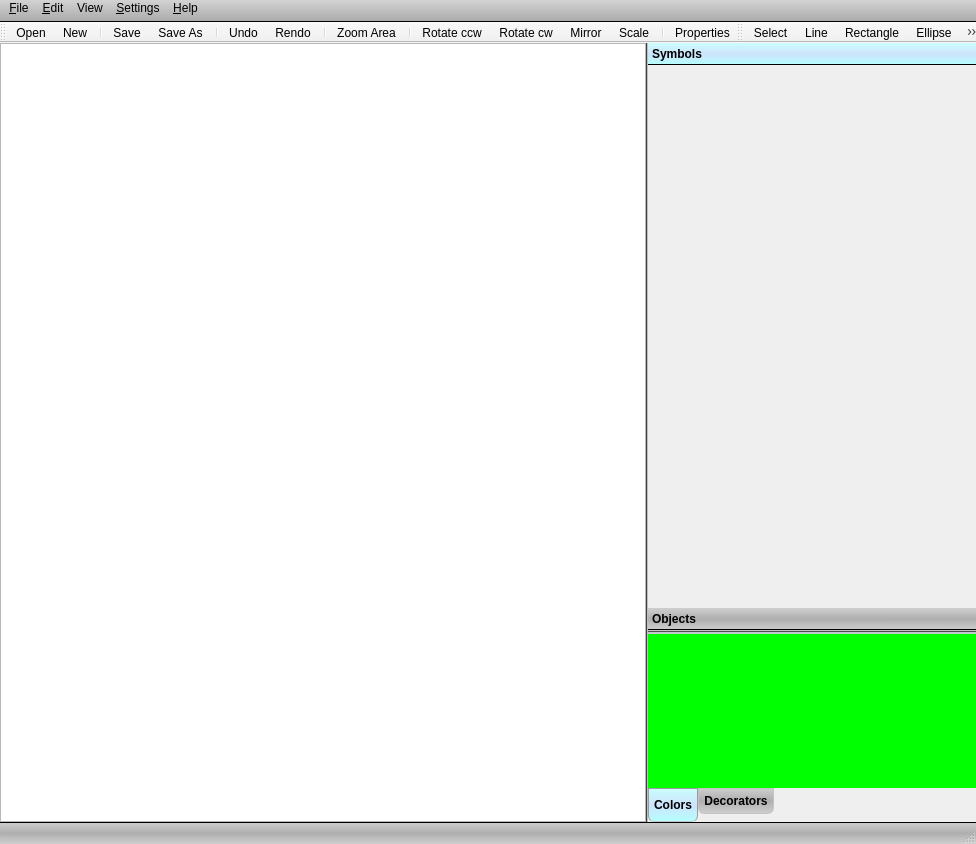
<?xml version="1.0" encoding="UTF-8"?>
<ui version="4.0">
 <class>MainWindow</class>
 <widget class="QMainWindow" name="MainWindow">
  <property name="geometry">
   <rect>
    <x>0</x>
    <y>0</y>
    <width>976</width>
    <height>844</height>
   </rect>
  </property>
  <property name="windowTitle">
   <string/>
  </property>
  <property name="windowIcon">
   <iconset resource="res.qrc">
    <normaloff>:/icons/res/logo.ico</normaloff>:/icons/res/logo.ico</iconset>
  </property>
  <property name="styleSheet">
   <string notr="true">QMenuBar {
 background-color: qlineargradient(x1:0, y1:0, x2:0, y2:1,stop:0 lightgray, stop:1 darkgray);
    spacing: 5px; /* spacing between menu bar items */
border-bottom:1px solid black;
}

QMenuBar::item {
    padding: 1px 4px;
    background: transparent;
    border-radius: 2px;
}

QMenuBar::item:selected { /* when selected using mouse or keyboard */
	background-color: rgb(162, 162, 162);
}

QMenuBar::item:pressed {
	background-color: rgb(241, 241, 241);
}

QMenu {
    background-color: #ABABAB; /* sets background of the menu */
    border: 1px solid black;
}

QMenu::item {
    /* sets background of menu item. set this to something non-transparent
        if you want menu color and menu item color to be different */
    background-color: transparent;
}

QMenu::item:selected { /* when user selects item using mouse or keyboard */
  /*  background-color: #654321;*/
	background-color: qlineargradient(spread:reflect, x1:0.523, y1:0, x2:0.522, y2:0.99322, stop:0 rgba(201, 255, 255, 239), stop:0.508772 rgba(197, 225, 255, 207), stop:0.997301 rgba(176, 255, 255, 236));
	color: rgb(0, 0, 0);
}

QToolBar {
    background-color: qlineargradient(x1:0, y1:0, x2:0, y2:1,
                                      stop:0 lightgray, stop:1 darkgray);
    spacing: 3px; /* spacing between items in the tool bar */
}

QSplitter::handle {
	background-color: qlineargradient(spread:pad, x1:0, y1:0, x2:1, y2:0, stop:0 rgba(0, 0, 0, 255), stop:1 rgba(255, 255, 255, 255));
}

QSplitter::handle:horizontal {
    width:2px;
	
}

QSplitter::handle:vertical {
    height:2px;
background-color: qlineargradient(spread:pad, x1:0.522, y1:1, x2:0.506, y2:0, stop:0 rgba(0, 0, 0, 236), stop:1 rgba(255, 255, 255, 255));
}

QSplitter::handle:pressed {
	background-color: black;

}


QToolBox::tab {
	background-color: qlineargradient(spread:reflect, x1:0.495, y1:0.505682, x2:0.494, y2:1, stop:0 rgba(168, 168, 168, 231), stop:1 rgba(199, 199, 199, 207));
border-bottom:1px solid black;
}

QToolBox::tab:selected {
	
	background-color: qlineargradient(spread:reflect, x1:0.523, y1:0, x2:0.522, y2:0.99322, stop:0 rgba(201, 255, 255, 239), stop:0.508772 rgba(197, 225, 255, 207), stop:0.997301 rgba(176, 255, 255, 236));
}

QStatusBar {
border-top:1px solid blak;
	background-color: qlineargradient(spread:reflect, x1:0.495, y1:0.505682, x2:0.494, y2:1, stop:0 rgba(168, 168, 168, 231), stop:1 rgba(199, 199, 199, 207));
}

QStatusBar::item {

}

QTabWidget::pane { /* The tab widget frame */
    border-top: 2px solid #C2C7CB;
}

QTabWidget::tab-bar {
    left: 0px; /* move to the right by 5px */
}

/* Style the tab using the tab sub-control. Note that
    it reads QTabBar _not_ QTabWidget */
QTabBar::tab {
	background-color: qlineargradient(spread:reflect, x1:0.495, y1:0.505682, x2:0.494, y2:1, stop:0 rgba(168, 168, 168, 231), stop:1 rgba(199, 199, 199, 207));
    border: 1px solid #C4C4C3;

    border-bottom-left-radius: 6px;
    border-bottom-right-radius: 6px;
    min-width: 20ex;
    padding:5px;
    margin-bottom:0px;
}

QTabBar::tab:selected, QTabBar::tab:hover {
	background-color: qlineargradient(spread:reflect, x1:0.523, y1:0, x2:0.522, y2:0.99322, stop:0 rgba(201, 255, 255, 239), stop:0.508772 rgba(197, 225, 255, 207), stop:0.997301 rgba(176, 255, 255, 236));
}

QTabBar::tab:selected {
    border-color: #9B9B9B;
    border-bottom-color: #C2C7CB; /* same as pane color */
}

QTabBar::tab:!selected {
    margin-bottom:8px; /* make non-selected tabs look smaller */
}

</string>
  </property>
  <widget class="QWidget" name="centralWidget">
   <layout class="QVBoxLayout" name="verticalLayout">
    <property name="spacing">
     <number>0</number>
    </property>
    <property name="leftMargin">
     <number>0</number>
    </property>
    <property name="topMargin">
     <number>0</number>
    </property>
    <property name="rightMargin">
     <number>0</number>
    </property>
    <property name="bottomMargin">
     <number>0</number>
    </property>
    <item>
     <widget class="QSplitter" name="splitter_2">
      <property name="sizePolicy">
       <sizepolicy hsizetype="Preferred" vsizetype="Preferred">
        <horstretch>0</horstretch>
        <verstretch>0</verstretch>
       </sizepolicy>
      </property>
      <property name="orientation">
       <enum>Qt::Horizontal</enum>
      </property>
      <widget class="SchView" name="schematicsViewer">
       <property name="minimumSize">
        <size>
         <width>400</width>
         <height>400</height>
        </size>
       </property>
      </widget>
      <widget class="QSplitter" name="splitter">
       <property name="sizePolicy">
        <sizepolicy hsizetype="Minimum" vsizetype="Expanding">
         <horstretch>0</horstretch>
         <verstretch>0</verstretch>
        </sizepolicy>
       </property>
       <property name="minimumSize">
        <size>
         <width>200</width>
         <height>0</height>
        </size>
       </property>
       <property name="maximumSize">
        <size>
         <width>400</width>
         <height>16777215</height>
        </size>
       </property>
       <property name="baseSize">
        <size>
         <width>200</width>
         <height>0</height>
        </size>
       </property>
       <property name="orientation">
        <enum>Qt::Vertical</enum>
       </property>
       <property name="childrenCollapsible">
        <bool>false</bool>
       </property>
       <widget class="QToolBox" name="toolBox">
        <property name="sizePolicy">
         <sizepolicy hsizetype="Minimum" vsizetype="Preferred">
          <horstretch>0</horstretch>
          <verstretch>0</verstretch>
         </sizepolicy>
        </property>
        <property name="minimumSize">
         <size>
          <width>200</width>
          <height>0</height>
         </size>
        </property>
        <property name="maximumSize">
         <size>
          <width>400</width>
          <height>16777215</height>
         </size>
        </property>
        <property name="font">
         <font>
          <bold>true</bold>
         </font>
        </property>
        <property name="currentIndex">
         <number>0</number>
        </property>
        <property name="tabSpacing">
         <number>1</number>
        </property>
        <widget class="QWidget" name="page">
         <property name="geometry">
          <rect>
           <x>0</x>
           <y>0</y>
           <width>363</width>
           <height>522</height>
          </rect>
         </property>
         <attribute name="label">
          <string>Symbols</string>
         </attribute>
        </widget>
        <widget class="QWidget" name="page_2">
         <property name="geometry">
          <rect>
           <x>0</x>
           <y>0</y>
           <width>363</width>
           <height>522</height>
          </rect>
         </property>
         <attribute name="label">
          <string>Objects</string>
         </attribute>
        </widget>
       </widget>
       <widget class="QTabWidget" name="tabWidget">
        <property name="sizePolicy">
         <sizepolicy hsizetype="Minimum" vsizetype="Expanding">
          <horstretch>0</horstretch>
          <verstretch>0</verstretch>
         </sizepolicy>
        </property>
        <property name="minimumSize">
         <size>
          <width>200</width>
          <height>0</height>
         </size>
        </property>
        <property name="maximumSize">
         <size>
          <width>400</width>
          <height>16777215</height>
         </size>
        </property>
        <property name="font">
         <font>
          <bold>true</bold>
         </font>
        </property>
        <property name="styleSheet">
         <string notr="true"/>
        </property>
        <property name="tabPosition">
         <enum>QTabWidget::South</enum>
        </property>
        <property name="tabShape">
         <enum>QTabWidget::Rounded</enum>
        </property>
        <property name="currentIndex">
         <number>0</number>
        </property>
        <property name="movable">
         <bool>true</bool>
        </property>
        <widget class="QWidget" name="tab">
         <property name="styleSheet">
          <string notr="true">background-color: rgb(0, 255, 0);</string>
         </property>
         <attribute name="title">
          <string>Colors</string>
         </attribute>
        </widget>
        <widget class="QWidget" name="tab2">
         <property name="styleSheet">
          <string notr="true">background-color: rgb(85, 170, 255);</string>
         </property>
         <attribute name="title">
          <string>Decorators</string>
         </attribute>
        </widget>
       </widget>
      </widget>
     </widget>
    </item>
   </layout>
  </widget>
  <widget class="QStatusBar" name="statusBar"/>
  <widget class="QMenuBar" name="menuBar">
   <property name="geometry">
    <rect>
     <x>0</x>
     <y>0</y>
     <width>976</width>
     <height>22</height>
    </rect>
   </property>
   <property name="minimumSize">
    <size>
     <width>0</width>
     <height>22</height>
    </size>
   </property>
   <widget class="QMenu" name="menu_File">
    <property name="title">
     <string>&amp;File</string>
    </property>
    <addaction name="actionNew"/>
    <addaction name="actionOpen"/>
    <addaction name="actionRecent"/>
    <addaction name="separator"/>
    <addaction name="actionSave"/>
    <addaction name="actionSave_as"/>
    <addaction name="separator"/>
    <addaction name="actionPrint"/>
    <addaction name="actionSave_image"/>
    <addaction name="separator"/>
    <addaction name="actionClose"/>
   </widget>
   <widget class="QMenu" name="menu_Edit">
    <property name="enabled">
     <bool>true</bool>
    </property>
    <property name="title">
     <string>&amp;Edit</string>
    </property>
    <addaction name="actionUndo"/>
    <addaction name="actionRendo"/>
    <addaction name="separator"/>
    <addaction name="actionCut"/>
    <addaction name="actionCopy"/>
    <addaction name="actionPaste"/>
    <addaction name="actionDelete"/>
    <addaction name="separator"/>
    <addaction name="actionSelect_All"/>
    <addaction name="separator"/>
    <addaction name="actionRotate_ccw"/>
    <addaction name="actionRotate_cw"/>
    <addaction name="actionMirror"/>
    <addaction name="actionScale"/>
    <addaction name="separator"/>
    <addaction name="actionroperties"/>
   </widget>
   <widget class="QMenu" name="menu_Tools">
    <property name="title">
     <string>&amp;Settings</string>
    </property>
    <addaction name="actionPreferences"/>
   </widget>
   <widget class="QMenu" name="menu_Help">
    <property name="title">
     <string>&amp;Help</string>
    </property>
    <addaction name="actionAbout"/>
   </widget>
   <widget class="QMenu" name="menuView">
    <property name="title">
     <string>View</string>
    </property>
    <addaction name="actionZoom_Area"/>
    <addaction name="actionAdjust_View"/>
    <addaction name="separator"/>
    <addaction name="actionToolBar"/>
    <addaction name="actionLateral_Panel"/>
   </widget>
   <addaction name="menu_File"/>
   <addaction name="menu_Edit"/>
   <addaction name="menuView"/>
   <addaction name="menu_Tools"/>
   <addaction name="menu_Help"/>
  </widget>
  <widget class="QToolBar" name="toolBar">
   <property name="windowTitle">
    <string>toolBar</string>
   </property>
   <attribute name="toolBarArea">
    <enum>TopToolBarArea</enum>
   </attribute>
   <attribute name="toolBarBreak">
    <bool>false</bool>
   </attribute>
   <addaction name="actionOpen"/>
   <addaction name="actionNew"/>
   <addaction name="separator"/>
   <addaction name="actionSave"/>
   <addaction name="actionSave_as"/>
   <addaction name="separator"/>
   <addaction name="actionUndo"/>
   <addaction name="actionRendo"/>
   <addaction name="separator"/>
   <addaction name="actionZoom_Area"/>
   <addaction name="separator"/>
   <addaction name="actionRotate_ccw"/>
   <addaction name="actionRotate_cw"/>
   <addaction name="actionMirror"/>
   <addaction name="actionScale"/>
   <addaction name="separator"/>
   <addaction name="actionroperties"/>
  </widget>
  <widget class="QToolBar" name="toolBar_2">
   <property name="windowTitle">
    <string>toolBar_2</string>
   </property>
   <attribute name="toolBarArea">
    <enum>TopToolBarArea</enum>
   </attribute>
   <attribute name="toolBarBreak">
    <bool>false</bool>
   </attribute>
   <addaction name="actionSelect"/>
   <addaction name="actionLine"/>
   <addaction name="actionRectangle"/>
   <addaction name="actionEllipse"/>
   <addaction name="actionPolygon"/>
   <addaction name="actionBezier"/>
   <addaction name="actionConnection"/>
   <addaction name="actionText"/>
  </widget>
  <action name="actionZoomIn">
   <property name="icon">
    <iconset resource="res.qrc">
     <normaloff>:/icons/res/zoomIn.ico</normaloff>:/icons/res/zoomIn.ico</iconset>
   </property>
   <property name="text">
    <string>ZoomIn</string>
   </property>
   <property name="toolTip">
    <string>Zoom In</string>
   </property>
  </action>
  <action name="actionZoomOut">
   <property name="icon">
    <iconset resource="res.qrc">
     <normaloff>:/icons/res/zoomOut.ico</normaloff>:/icons/res/zoomOut.ico</iconset>
   </property>
   <property name="text">
    <string>ZoomOut</string>
   </property>
   <property name="toolTip">
    <string>Zoom Out</string>
   </property>
  </action>
  <action name="actionRefreshArea">
   <property name="text">
    <string>RefreshArea</string>
   </property>
   <property name="toolTip">
    <string>RefreshArea</string>
   </property>
  </action>
  <action name="actionOpen">
   <property name="icon">
    <iconset resource="res.qrc">
     <normaloff>:/icons/res/document_open.ico</normaloff>:/icons/res/document_open.ico</iconset>
   </property>
   <property name="text">
    <string>Open</string>
   </property>
  </action>
  <action name="actionNew">
   <property name="icon">
    <iconset resource="res.qrc">
     <normaloff>:/icons/res/document_new.ico</normaloff>:/icons/res/document_new.ico</iconset>
   </property>
   <property name="text">
    <string>New</string>
   </property>
  </action>
  <action name="actionRecent">
   <property name="text">
    <string>Recent</string>
   </property>
  </action>
  <action name="actionSave">
   <property name="icon">
    <iconset resource="res.qrc">
     <normaloff>:/icons/res/save (2).ico</normaloff>:/icons/res/save (2).ico</iconset>
   </property>
   <property name="text">
    <string>Save</string>
   </property>
  </action>
  <action name="actionSave_as">
   <property name="icon">
    <iconset resource="res.qrc">
     <normaloff>:/icons/res/filesaveas.ico</normaloff>:/icons/res/filesaveas.ico</iconset>
   </property>
   <property name="text">
    <string>Save As...</string>
   </property>
  </action>
  <action name="actionPrint">
   <property name="icon">
    <iconset resource="res.qrc">
     <normaloff>:/icons/res/printer.ico</normaloff>:/icons/res/printer.ico</iconset>
   </property>
   <property name="text">
    <string>Print</string>
   </property>
  </action>
  <action name="actionSave_image">
   <property name="icon">
    <iconset resource="res.qrc">
     <normaloff>:/icons/res/photo-editor.png</normaloff>:/icons/res/photo-editor.png</iconset>
   </property>
   <property name="text">
    <string>Save image</string>
   </property>
  </action>
  <action name="actionClose">
   <property name="icon">
    <iconset resource="res.qrc">
     <normaloff>:/icons/res/shutdown.png</normaloff>:/icons/res/shutdown.png</iconset>
   </property>
   <property name="text">
    <string>Quit</string>
   </property>
  </action>
  <action name="actionCut">
   <property name="icon">
    <iconset resource="res.qrc">
     <normaloff>:/icons/res/cut.ico</normaloff>:/icons/res/cut.ico</iconset>
   </property>
   <property name="text">
    <string>Cut</string>
   </property>
  </action>
  <action name="actionCopy">
   <property name="icon">
    <iconset resource="res.qrc">
     <normaloff>:/icons/res/copy.ico</normaloff>:/icons/res/copy.ico</iconset>
   </property>
   <property name="text">
    <string>Copy</string>
   </property>
  </action>
  <action name="actionPaste">
   <property name="enabled">
    <bool>true</bool>
   </property>
   <property name="icon">
    <iconset resource="res.qrc">
     <normaloff>:/icons/res/gnome_edit_paste.ico</normaloff>:/icons/res/gnome_edit_paste.ico</iconset>
   </property>
   <property name="text">
    <string>Paste</string>
   </property>
  </action>
  <action name="actionDelete">
   <property name="icon">
    <iconset resource="res.qrc">
     <normaloff>:/icons/res/delete.ico</normaloff>:/icons/res/delete.ico</iconset>
   </property>
   <property name="text">
    <string>Delete</string>
   </property>
  </action>
  <action name="actionSelect_All">
   <property name="text">
    <string>Select All</string>
   </property>
  </action>
  <action name="actionPreferences">
   <property name="icon">
    <iconset resource="res.qrc">
     <normaloff>:/icons/res/settings1.ico</normaloff>:/icons/res/settings1.ico</iconset>
   </property>
   <property name="text">
    <string>Preferences...</string>
   </property>
  </action>
  <action name="actionAbout">
   <property name="icon">
    <iconset resource="res.qrc">
     <normaloff>:/icons/res/logo.ico</normaloff>:/icons/res/logo.ico</iconset>
   </property>
   <property name="text">
    <string>About</string>
   </property>
  </action>
  <action name="actionUndo">
   <property name="enabled">
    <bool>true</bool>
   </property>
   <property name="icon">
    <iconset resource="res.qrc">
     <normaloff>:/icons/res/undo.ico</normaloff>:/icons/res/undo.ico</iconset>
   </property>
   <property name="text">
    <string>Undo</string>
   </property>
  </action>
  <action name="actionRendo">
   <property name="icon">
    <iconset resource="res.qrc">
     <normaloff>:/icons/res/redo.ico</normaloff>:/icons/res/redo.ico</iconset>
   </property>
   <property name="text">
    <string>Rendo</string>
   </property>
  </action>
  <action name="actionToolBar">
   <property name="checkable">
    <bool>true</bool>
   </property>
   <property name="checked">
    <bool>true</bool>
   </property>
   <property name="text">
    <string>Tool Bar</string>
   </property>
  </action>
  <action name="actionLateral_Panel">
   <property name="checkable">
    <bool>true</bool>
   </property>
   <property name="checked">
    <bool>true</bool>
   </property>
   <property name="text">
    <string>Lateral Panel</string>
   </property>
  </action>
  <action name="actionRotate_ccw">
   <property name="icon">
    <iconset resource="res.qrc">
     <normaloff>:/icons/res/rotate_ccw.ico</normaloff>:/icons/res/rotate_ccw.ico</iconset>
   </property>
   <property name="text">
    <string>Rotate ccw</string>
   </property>
  </action>
  <action name="actionRotate_cw">
   <property name="icon">
    <iconset resource="res.qrc">
     <normaloff>:/icons/res/rotate_cw.ico</normaloff>:/icons/res/rotate_cw.ico</iconset>
   </property>
   <property name="text">
    <string>Rotate cw</string>
   </property>
  </action>
  <action name="actionMirror">
   <property name="icon">
    <iconset resource="res.qrc">
     <normaloff>:/icons/res/Mirror.png</normaloff>:/icons/res/Mirror.png</iconset>
   </property>
   <property name="text">
    <string>Mirror</string>
   </property>
  </action>
  <action name="actionroperties">
   <property name="icon">
    <iconset resource="res.qrc">
     <normaloff>:/icons/res/show-property.png</normaloff>:/icons/res/show-property.png</iconset>
   </property>
   <property name="text">
    <string>Properties</string>
   </property>
  </action>
  <action name="actionZoom_Area">
   <property name="icon">
    <iconset resource="res.qrc">
     <normaloff>:/icons/res/zoom-to-extents.png</normaloff>:/icons/res/zoom-to-extents.png</iconset>
   </property>
   <property name="text">
    <string>Zoom Area</string>
   </property>
  </action>
  <action name="actionAdjust_View">
   <property name="text">
    <string>Adjust View</string>
   </property>
  </action>
  <action name="actionScale">
   <property name="icon">
    <iconset resource="res.qrc">
     <normaloff>:/icons/res/scale.png</normaloff>:/icons/res/scale.png</iconset>
   </property>
   <property name="text">
    <string>Scale</string>
   </property>
  </action>
  <action name="actionSelect">
   <property name="icon">
    <iconset resource="res.qrc">
     <normaloff>:/icons/res/arrow.png</normaloff>:/icons/res/arrow.png</iconset>
   </property>
   <property name="text">
    <string>Select</string>
   </property>
  </action>
  <action name="actionLine">
   <property name="icon">
    <iconset resource="res.qrc">
     <normaloff>:/icons/res/line.png</normaloff>:/icons/res/line.png</iconset>
   </property>
   <property name="text">
    <string>Line</string>
   </property>
  </action>
  <action name="actionRectangle">
   <property name="icon">
    <iconset resource="res.qrc">
     <normaloff>:/icons/res/rectangle.png</normaloff>:/icons/res/rectangle.png</iconset>
   </property>
   <property name="text">
    <string>Rectangle</string>
   </property>
  </action>
  <action name="actionEllipse">
   <property name="icon">
    <iconset resource="res.qrc">
     <normaloff>:/icons/res/ellipse.png</normaloff>:/icons/res/ellipse.png</iconset>
   </property>
   <property name="text">
    <string>Ellipse</string>
   </property>
  </action>
  <action name="actionPolygon">
   <property name="icon">
    <iconset resource="res.qrc">
     <normaloff>:/icons/res/polygon.png</normaloff>:/icons/res/polygon.png</iconset>
   </property>
   <property name="text">
    <string>Polygon</string>
   </property>
  </action>
  <action name="actionBezier">
   <property name="icon">
    <iconset resource="res.qrc">
     <normaloff>:/icons/res/bezier.png</normaloff>:/icons/res/bezier.png</iconset>
   </property>
   <property name="text">
    <string>Bezier</string>
   </property>
  </action>
  <action name="actionConnection">
   <property name="icon">
    <iconset resource="res.qrc">
     <normaloff>:/icons/res/connection.png</normaloff>:/icons/res/connection.png</iconset>
   </property>
   <property name="text">
    <string>Connection</string>
   </property>
  </action>
  <action name="actionText">
   <property name="icon">
    <iconset resource="res.qrc">
     <normaloff>:/icons/res/text.png</normaloff>:/icons/res/text.png</iconset>
   </property>
   <property name="text">
    <string>Text</string>
   </property>
  </action>
 </widget>
 <layoutdefault spacing="6" margin="11"/>
 <customwidgets>
  <customwidget>
   <class>SchView</class>
   <extends>QGraphicsView</extends>
   <header>SchView</header>
  </customwidget>
 </customwidgets>
 <resources>
  <include location="res.qrc"/>
 </resources>
 <connections>
  <connection>
   <sender>actionClose</sender>
   <signal>triggered()</signal>
   <receiver>MainWindow</receiver>
   <slot>close()</slot>
   <hints>
    <hint type="sourcelabel">
     <x>-1</x>
     <y>-1</y>
    </hint>
    <hint type="destinationlabel">
     <x>373</x>
     <y>327</y>
    </hint>
   </hints>
  </connection>
  <connection>
   <sender>actionToolBar</sender>
   <signal>toggled(bool)</signal>
   <receiver>toolBar</receiver>
   <slot>setVisible(bool)</slot>
   <hints>
    <hint type="sourcelabel">
     <x>-1</x>
     <y>-1</y>
    </hint>
    <hint type="destinationlabel">
     <x>373</x>
     <y>36</y>
    </hint>
   </hints>
  </connection>
  <connection>
   <sender>actionLateral_Panel</sender>
   <signal>toggled(bool)</signal>
   <receiver>splitter_2</receiver>
   <slot>setVisible(bool)</slot>
   <hints>
    <hint type="sourcelabel">
     <x>-1</x>
     <y>-1</y>
    </hint>
    <hint type="destinationlabel">
     <x>511</x>
     <y>447</y>
    </hint>
   </hints>
  </connection>
 </connections>
</ui>
